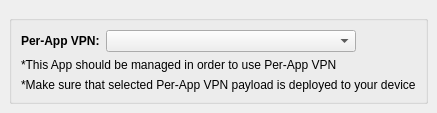
     <widget class="QWidget" name="tabIOSConfig">
      <attribute name="title">
       <string>Configuration</string>
      </attribute>
      <layout class="QVBoxLayout" name="verticalLayout_11">
       <property name="leftMargin">
        <number>0</number>
       </property>
       <property name="topMargin">
        <number>0</number>
       </property>
       <property name="rightMargin">
        <number>0</number>
       </property>
       <property name="bottomMargin">
        <number>0</number>
       </property>
       <item>
        <widget class="QWidget" name="iosConfigWidget" native="true">
         <layout class="QVBoxLayout" name="verticalLayout_13">
          <item>
           <widget class="PListEditor" name="iosConfig" native="true">
            <property name="sizePolicy">
             <sizepolicy hsizetype="Preferred" vsizetype="Expanding">
              <horstretch>0</horstretch>
              <verstretch>0</verstretch>
             </sizepolicy>
            </property>
           </widget>
          </item>
          <item>
           <widget class="QGroupBox" name="groupBoxPerAppVPN">
            <property name="title">
             <string/>
            </property>
            <layout class="QGridLayout" name="gridLayout_2" columnstretch="0,0,0">
             <item row="0" column="0">
              <widget class="QLabel" name="labelPerAppVPNPayload">
               <property name="font">
                <font>
                 <weight>75</weight>
                 <bold>true</bold>
                </font>
               </property>
               <property name="text">
                <string>Per-App VPN:</string>
               </property>
              </widget>
             </item>
             <item row="0" column="2">
              <spacer name="horizontalSpacer_3">
               <property name="orientation">
                <enum>Qt::Horizontal</enum>
               </property>
               <property name="sizeHint" stdset="0">
                <size>
                 <width>40</width>
                 <height>20</height>
                </size>
               </property>
              </spacer>
             </item>
             <item row="0" column="1">
              <widget class="QComboBox" name="comboBoxPerAppVPNPayload">
               <property name="sizePolicy">
                <sizepolicy hsizetype="Fixed" vsizetype="Fixed">
                 <horstretch>0</horstretch>
                 <verstretch>0</verstretch>
                </sizepolicy>
               </property>
               <property name="minimumSize">
                <size>
                 <width>250</width>
                 <height>0</height>
                </size>
               </property>
              </widget>
             </item>
             <item row="1" column="0" colspan="3">
              <widget class="QLabel" name="labelPerAppVPNNote1">
               <property name="text">
                <string>*This App should be managed in order to use Per-App VPN</string>
               </property>
              </widget>
             </item>
             <item row="2" column="0" colspan="3">
              <widget class="QLabel" name="labelPerAppVPNNote2">
               <property name="text">
                <string>*Make sure that selected Per-App VPN payload is deployed to your device</string>
               </property>
              </widget>
             </item>
            </layout>
           </widget>
          </item>
         </layout>
        </widget>
       </item>
      </layout>
     </widget>
